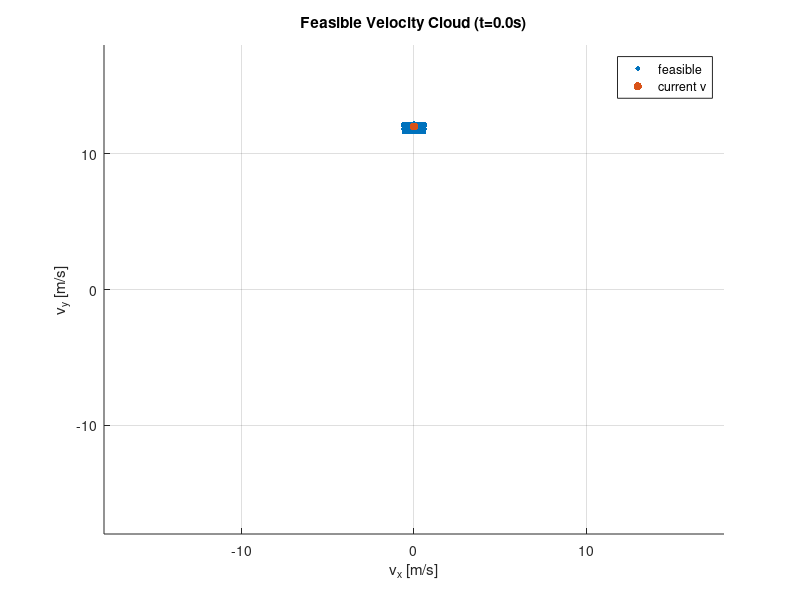

The MATLAB source for this figure: (Note: this script raises an error after producing the figure.)
function simulate_part2()
% Part 2: Single SV vs single OV moving at constant velocity
% Includes: CRPF, VO, DWA, TTC/TET KPIs, CRPF contours+trajectory,
% VO diagnostic, time series, feasible-velocity clouds every K steps.
%
% Usage:
%   simulate_part2

rng(0);
OUT = "outputs_part2";
if ~exist(OUT,"dir"), mkdir(OUT); end
if ~exist(fullfile(OUT,"feasible_vel"),"dir"), mkdir(fullfile(OUT,"feasible_vel")); end

%% --- Config
DT = 0.1; T_END = 22.0; N = round(T_END/DT);

% Lane
LANE_CENTER_X = 0.0; LANE_HALF_WIDTH = 4.0;
ROAD_LEFT  = LANE_CENTER_X + LANE_HALF_WIDTH;
ROAD_RIGHT = LANE_CENTER_X - LANE_HALF_WIDTH;

% Discs
R_S=1.0; R_O=1.0; R_SUM = R_S+R_O;

% SV init
sv_x=0.0; sv_y=-40.0; sv_v=12.0; sv_theta=deg2rad(90.0);

% Limits
ACC_MIN=-4.0; ACC_MAX=2.0; OMEGA_MIN=-0.5; OMEGA_MAX=0.5; V_MIN=0.0; V_MAX=22.0; V_DES=14.0;

% DWA sampling
ACC_SAMPLES=7; OMEGA_SAMPLES=11; LOOKAHEAD_STEPS=10;

% CRPF tuning
CRPF_G=1.0; CRPF_ZETA=2.2; PSEUDO_EPS=1.2; PSEUDO_RHO=0.02;

% OV motion (constant velocity)
ov_x0=0.0; ov_y0=0.0; ov_speed=7.0; ov_heading=deg2rad(90.0);
ov_vx=ov_speed*cos(ov_heading); ov_vy=ov_speed*sin(ov_heading);
ov_ax=0.0; ov_ay=0.0; OV_MASS=1600.0; OV_SIZE=4.6; OV_KAPPA=1.0;

% Planner weights
W_RISK=1.0; W_V_TRACK=0.12; W_STEER_SMO=0.06;

% VO / KPIs
VO_HORIZON_S=8.0; TTC_THRESH_S=2.0;
SAVE_FEASIBLE_EVERY=5; VEL_CLOUD_RANGE=18.0;

%% --- Precompute CRPF field (t=0)
gx=linspace(-12,12,121); gy=linspace(-50,120,145);
CR = zeros(numel(gy), numel(gx));
for j=1:numel(gy)
    for i=1:numel(gx)
        CR(j,i) = crpf(gx(i), gy(j), ov_x0, ov_y0, ov_speed, 0,0, OV_MASS, OV_SIZE, OV_KAPPA, CRPF_G, CRPF_ZETA, PSEUDO_EPS, PSEUDO_RHO);
    end
end

%% --- Simulation
log = struct('t',[],'sv_x',[],'sv_y',[],'sv_v',[],'sv_theta',[], ...
             'ov_x',[],'ov_y',[],'dist_to_ov',[],'risk',[],'ttc',[], ...
             'picked_v',[],'picked_dtheta',[]);
tet_seconds=0.0; min_ttc=inf; min_dist=inf;

acc_grid = linspace(ACC_MIN, ACC_MAX, ACC_SAMPLES);
omega_grid = linspace(OMEGA_MIN, OMEGA_MAX, OMEGA_SAMPLES);

for k=1:N
    t=(k-1)*DT;
    ov_x = ov_x0 + ov_vx*t; ov_y = ov_y0 + ov_vy*t;

    p_rel = [sv_x-ov_x, sv_y-ov_y];
    v_rel = [sv_v*cos(sv_theta)-ov_vx, sv_v*sin(sv_theta)-ov_vy];
    dist = norm(p_rel);

    [~, ttc_now] = will_collide(p_rel, v_rel, R_SUM, VO_HORIZON_S);
    if isfinite(ttc_now)
        min_ttc = min(min_ttc, ttc_now);
        if ttc_now < TTC_THRESH_S, tet_seconds = tet_seconds + DT; end
    end
    min_dist = min(min_dist, dist);

    risk_now = crpf(sv_x, sv_y, ov_x, ov_y, ov_speed, 0,0, OV_MASS, OV_SIZE, OV_KAPPA, CRPF_G, CRPF_ZETA, PSEUDO_EPS, PSEUDO_RHO);

    feas = []; rej = []; best_cost=inf; best_v_next=sv_v; best_theta_next=sv_theta; best_dtheta=0.0;
    for a_cmd = acc_grid
        v_next = min(max(sv_v + a_cmd*DT, V_MIN), V_MAX);
        for d_omega = omega_grid
            theta_next = sv_theta + d_omega*DT;

            x_tmp=sv_x; y_tmp=sv_y; th=theta_next; vtmp=v_next; ok=true; acc_risk=0;
            for s=1:LOOKAHEAD_STEPS
                t_sub = t + s*DT;
                ov_x_sub = ov_x0 + ov_vx*t_sub; ov_y_sub = ov_y0 + ov_vy*t_sub;

                x_tmp = x_tmp + vtmp*cos(th)*DT;
                y_tmp = y_tmp + vtmp*sin(th)*DT;

                if ~(in_lane(x_tmp, ROAD_RIGHT, ROAD_LEFT)), ok=false; break; end
                if hypot(x_tmp-ov_x_sub, y_tmp-ov_y_sub) <= R_SUM, ok=false; break; end

                rr = crpf(x_tmp, y_tmp, ov_x_sub, ov_y_sub, ov_speed, 0,0, OV_MASS, OV_SIZE, OV_KAPPA, CRPF_G, CRPF_ZETA, PSEUDO_EPS, PSEUDO_RHO);
                acc_risk = acc_risk + rr;
            end

            vx_cand = v_next*cos(theta_next); vy_cand = v_next*sin(theta_next);
            if ok
                feas(end+1,:) = [vx_cand, vy_cand]; %#ok<AGROW>
                cost = W_RISK*acc_risk + W_V_TRACK*(V_DES - v_next)^2 + W_STEER_SMO*(d_omega^2);
                if cost < best_cost
                    best_cost=cost; best_v_next=v_next; best_theta_next=theta_next; best_dtheta=d_omega*DT;
                end
            else
                rej(end+1,:) = [vx_cand, vy_cand]; %#ok<AGROW>
            end
        end
    end

    if mod(k-1, SAVE_FEASIBLE_EVERY)==0
        f=figure('Color','w','Visible','off'); hold on;
        title(sprintf('Feasible Velocity Cloud (t=%.1fs)', t));
        if ~isempty(rej), scatter(rej(:,1), rej(:,2), 8, 'x', 'MarkerEdgeAlpha',0.35, 'DisplayName','rejected'); end
        if ~isempty(feas), scatter(feas(:,1), feas(:,2), 12, 'filled', 'DisplayName','feasible'); end
        scatter(sv_v*cos(sv_theta), sv_v*sin(sv_theta), 36, 'filled', 'DisplayName','current v');
        xlim([-VEL_CLOUD_RANGE VEL_CLOUD_RANGE]); ylim([-VEL_CLOUD_RANGE VEL_CLOUD_RANGE]);
        grid on; xlabel('v_x [m/s]'); ylabel('v_y [m/s]'); legend('Location','best');
        exportgraphics(f, fullfile(OUT,"feasible_vel",sprintf("step_%04d.png",k-1)), 'Resolution',150); close(f);
    end

    if ~isfinite(best_cost)
        best_v_next = max(sv_v + ACC_MIN*DT, 0.0);
        best_theta_next = sv_theta; best_dtheta=0.0;
    end

    sv_v = best_v_next; sv_theta = wrapToPi(best_theta_next);
    sv_x = sv_x + sv_v*cos(sv_theta)*DT;
    sv_y = sv_y + sv_v*sin(sv_theta)*DT;

    % log
    log.t(end+1,1)=t; log.sv_x(end+1,1)=sv_x; log.sv_y(end+1,1)=sv_y;
    log.sv_v(end+1,1)=sv_v; log.sv_theta(end+1,1)=sv_theta;
    log.ov_x(end+1,1)=ov_x; log.ov_y(end+1,1)=ov_y;
    log.dist_to_ov(end+1,1)=dist; log.risk(end+1,1)=risk_now;
    log.ttc(end+1,1)=ttc_now; log.picked_v(end+1,1)=sv_v; log.picked_dtheta(end+1,1)=best_dtheta;
end

TBL = struct2table(log);
writetable(TBL, fullfile(OUT,"trajectory_part2.csv"));

summary = table(false, ov_speed, rad2deg(ov_heading), min(TBL.dist_to_ov), ...
                 min(TBL.ttc,[],'omitnan'), tet_seconds, 2.0, ...
                 TBL.sv_x(end), TBL.sv_y(end), TBL.sv_v(end), height(TBL), ...
'VariableNames', {'CollisionOccurred','OV_Speed_mps','OV_Heading_deg','MinDistance_m','MinTTC_s','TET_s_TTC_lt_thr','TTC_Threshold_s','FinalSV_X_m','FinalSV_Y_m','FinalSV_Speed_mps','StepsSimulated'});
writetable(summary, fullfile(OUT,"summary_part2.csv"));
disp(summary);

%% --- Plot: CRPF at the turning instant ONLY (no t=0 field) ---

% 1) find turning instant (max |dθ/dt|)
t_arr = TBL.t;
th_u  = unwrap(TBL.sv_theta);
if numel(t_arr) >= 2
    dth    = abs(th_u(2:end) - th_u(1:end-1));
    dt_seg = t_arr(2:end) - t_arr(1:end-1);  dt_seg(dt_seg==0) = 1e-9;
    turn_rate = dth ./ dt_seg;              % length N-1
    [~, idx_max] = max(turn_rate);
    idx_turn = min(max(idx_max+1,1), numel(t_arr));  % map to sample index
else
    idx_turn = 1;
end
t_turn = t_arr(idx_turn);

% 2) OV position & speed at that instant
ov_x_turn = TBL.ov_x(idx_turn);
ov_y_turn = TBL.ov_y(idx_turn);
if idx_turn >= 2
    dtloc = max(t_arr(idx_turn) - t_arr(idx_turn-1), 1e-9);
    ov_vx_turn = (TBL.ov_x(idx_turn) - TBL.ov_x(idx_turn-1))/dtloc;
    ov_vy_turn = (TBL.ov_y(idx_turn) - TBL.ov_y(idx_turn-1))/dtloc;
    ov_speed_turn = hypot(ov_vx_turn, ov_vy_turn);
else
    ov_speed_turn = 0.0;
end

% 3) recompute CRPF on the same grid at the turning instant
CR_turn = zeros(numel(gy), numel(gx));
for jj = 1:numel(gy)
    for ii = 1:numel(gx)
        CR_turn(jj,ii) = crpf(gx(ii), gy(jj), ov_x_turn, ov_y_turn, ...
                              ov_speed_turn, 0,0, OV_MASS, OV_SIZE, OV_KAPPA, ...
                              CRPF_G, CRPF_ZETA, PSEUDO_EPS, PSEUDO_RHO);
    end
end

% 4) figure with CRPF heatmap at turn instant + contours + paths/markers
figure('Color','w');
imagesc(gx, gy, log10(CR_turn + 1e-9)); axis xy; hold on; colorbar;
title(sprintf('CRPF at turn instant (t = %.1fs) + Contours + Trajectories', t_turn));

% white contours (no LineAlpha in older MATLAB)
[~, hC] = contour(gx, gy, log10(CR_turn + 1e-9), 12, 'LineWidth', 0.5);
set(hC, 'LineColor', [1 1 1]);

% lane boundaries (thick dotted)
xline(ROAD_LEFT,  'k:', 'LineWidth', 2.0);
xline(ROAD_RIGHT, 'k:', 'LineWidth', 2.0);

% full paths
h_sv = plot(TBL.sv_x, TBL.sv_y, 'r-', 'LineWidth', 2, 'DisplayName','SV path');
h_ov = plot(TBL.ov_x, TBL.ov_y, 'Color',[1 0.5 0], 'LineStyle','--', ...
            'LineWidth', 1.6, 'DisplayName','OV path');

% start markers (smaller)
h_svstart = scatter(TBL.sv_x(1), TBL.sv_y(1), 20, 'r', 'filled', ...
                    'MarkerEdgeColor','k', 'DisplayName','SV start');
h_ovstart = scatter(TBL.ov_x(1), TBL.ov_y(1), 20, [1 0.5 0], 'filled', ...
                    'MarkerEdgeColor','k', 'DisplayName','OV start');

% turn-instant markers (slightly larger)
h_svdot = scatter(TBL.sv_x(idx_turn), TBL.sv_y(idx_turn), 30, 'r', 'filled', ...
                  'MarkerEdgeColor','k', 'DisplayName','SV @ turn instant');
h_ovdot = scatter(ov_x_turn, ov_y_turn, 30, [1 0.5 0], 'filled', ...
                  'MarkerEdgeColor','k', 'DisplayName','OV @ turn instant');

xlabel('X [m]'); ylabel('Y [m]'); grid on;

% (optional) ensure desired vertical view height, e.g. up to +120 m
% ylim([min(gy) 120]);

% legend with only relevant entries
legend([h_sv, h_ov, h_svstart, h_ovstart, h_svdot, h_ovdot, hC(1)], ...
       {'SV path','OV path','SV start','OV start','SV @ turn instant','OV @ turn instant','CRPF contours'}, ...
       'Location','best');

% save figure
if exist('exportgraphics','file')
    exportgraphics(gcf, fullfile(OUT, "fig_crpf_turn_instant.png"), 'Resolution', 170);
else
    print(gcf, fullfile(OUT, "fig_crpf_turn_instant.png"), '-dpng', '-r170');
end
% B) Time series incl. TTC
figure('Color','w');
subplot(4,1,1); plot(TBL.t, TBL.sv_v); ylabel('SV Speed [m/s]'); grid on;
subplot(4,1,2); plot(TBL.t, TBL.dist_to_ov); hold on; yline(R_SUM,'r--'); ylabel('Dist to OV [m]'); grid on;
subplot(4,1,3); plot(TBL.t, TBL.risk); ylabel('CRPF'); grid on;
subplot(4,1,4); plot(TBL.t, TBL.ttc); hold on; yline(2.0,'r--','TTC thr'); ylabel('TTC [s]'); xlabel('Time [s]'); grid on;
if exist('exportgraphics','file')
    exportgraphics(gcf, fullfile(OUT,"fig_timeseries_ttc.png"), 'Resolution',170);
else
    print(gcf, fullfile(OUT,"fig_timeseries_ttc.png"), '-dpng', '-r170');
end

% C) VO diagnostic at t=0 (relative velocities) — make unsafe region red
V = linspace(-20,20,81); U = linspace(-20,20,81);
unsafe = false(numel(U),numel(V));
p0 = [TBL.sv_x(1)-TBL.ov_x(1), TBL.sv_y(1)-TBL.ov_y(1)];
for i=1:numel(U)
    for j=1:numel(V)
        unsafe(i,j) = will_collide(p0, [U(i),V(j)], R_SUM, VO_HORIZON_S);
    end
end
figure('Color','w');
imagesc(U, V, flipud(unsafe.')); axis xy equal; grid on;
title('VO diagnostic (relative) at t=0 — red = collision'); xlabel('v_{rel,x} [m/s]'); ylabel('v_{rel,y} [m/s]');
colormap([0 0 1; 1 0 0]);  % 0=false=blue, 1=true=red
if exist('exportgraphics','file')
    exportgraphics(gcf, fullfile(OUT,"fig_vo_diagnostic.png"), 'Resolution',170);
else
    print(gcf, fullfile(OUT,"fig_vo_diagnostic.png"), '-dpng', '-r170');
end


%% ========== helpers ==========
function ok=in_lane(x, rright, rleft), ok=(x>=rright)&&(x<=rleft); end
end % simulate_part2

% ---------- helper functions (same as in Part 1) ----------
function val = crpf(xs, ys, xo, yo, v_obs, ax, ay, m_obs, size_obs, kappa_obs, G, zeta, eps, rho)
    rd = pseudo_distance(xs, ys, xo, yo, v_obs, eps, rho);
    if rd < 1e-6, rd = 1e-6; end
    M = virtual_mass(m_obs, v_obs);
    Tfac = type_factor(size_obs, kappa_obs);
    phi = accel_factor(ax, ay, xs, ys, xo, yo);
    val = G*M*Tfac*1.0*phi/(rd^zeta);
end
function rd = pseudo_distance(xs, ys, xo, yo, v_obs, eps, rho)
    dx=xs-xo; dy=ys-yo;
    termx = sign(dx)*(abs(dx)^eps)*exp(-rho*max(v_obs,0.0));
    termy = sign(dy)*(abs(dy)^eps);
    rd = hypot(termx, termy);
end
function phi = accel_factor(ax, ay, xs, ys, xo, yo)
    K=1.0; a=[ax,ay]; rd=[xs-xo,ys-yo];
    na=norm(a); nr=norm(rd);
    if na<1e-9||nr<1e-9, phi=1.0; return; end
    cos_t = dot(a/na, rd/nr);
    denom = max(min(K - na*cos_t, 10.0), 0.2);
    phi = K/denom;
end
function M = virtual_mass(m,v), M = m*(1.566e-14*(max(v,0.0)^6.687) + 0.3354); end
function Tfac = type_factor(size,kappa), Tfac=(size/4.0)*(kappa/1.0); end
function [collide, ttc] = will_collide(p_rel, v_rel, R, horizon)
    v2 = dot(v_rel,v_rel);
    if v2 < 1e-12, collide=(norm(p_rel)<=R); ttc=inf; return; end
    tstar = -dot(p_rel,v_rel)/v2; tstar = min(max(tstar,0.0), horizon);
    dmin = norm(p_rel + tstar*v_rel); ttc = inf;
    if dot(p_rel,v_rel) < 0
        a=v2; b=2*dot(p_rel,v_rel); c=dot(p_rel,p_rel)-R^2;
        disc=b*b-4*a*c;
        if disc>=0
            r1=(-b - sqrt(disc))/(2*a); r2=(-b + sqrt(disc))/(2*a);
            roots=[r1,r2]; roots=roots(roots>=0);
            if ~isempty(roots), ttc=min(roots); end
        end
    end
    collide = (dmin <= R);
end
